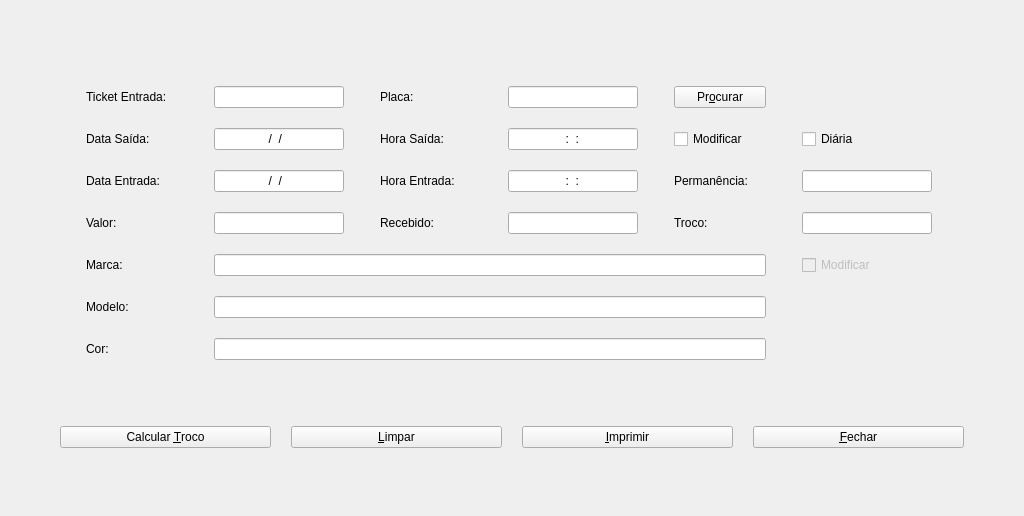
<?xml version="1.0" encoding="UTF-8"?>
<ui version="4.0">
 <class>Pagto</class>
 <widget class="QWidget" name="Pagto">
  <property name="geometry">
   <rect>
    <x>0</x>
    <y>0</y>
    <width>1024</width>
    <height>516</height>
   </rect>
  </property>
  <property name="maximumSize">
   <size>
    <width>1024</width>
    <height>674</height>
   </size>
  </property>
  <property name="windowTitle">
   <string>Pagamento</string>
  </property>
  <property name="windowIcon">
   <iconset resource="../parkmanager.qrc">
    <normaloff>:/icons/paying.png</normaloff>:/icons/paying.png</iconset>
  </property>
  <layout class="QVBoxLayout" name="verticalLayout">
   <property name="spacing">
    <number>20</number>
   </property>
   <property name="margin">
    <number>40</number>
   </property>
   <item>
    <layout class="QGridLayout" name="gridLayout">
     <property name="horizontalSpacing">
      <number>10</number>
     </property>
     <property name="verticalSpacing">
      <number>20</number>
     </property>
     <property name="margin">
      <number>20</number>
     </property>
     <item row="4" column="1" colspan="4">
      <widget class="QLineEdit" name="marcaLE">
       <property name="sizePolicy">
        <sizepolicy hsizetype="Expanding" vsizetype="Fixed">
         <horstretch>0</horstretch>
         <verstretch>0</verstretch>
        </sizepolicy>
       </property>
       <property name="maxLength">
        <number>20</number>
       </property>
       <property name="readOnly">
        <bool>true</bool>
       </property>
      </widget>
     </item>
     <item row="0" column="2">
      <widget class="QLabel" name="placaLabel">
       <property name="text">
        <string>Placa:</string>
       </property>
      </widget>
     </item>
     <item row="0" column="3">
      <widget class="QLineEdit" name="placaLE">
       <property name="sizePolicy">
        <sizepolicy hsizetype="Fixed" vsizetype="Fixed">
         <horstretch>0</horstretch>
         <verstretch>0</verstretch>
        </sizepolicy>
       </property>
       <property name="minimumSize">
        <size>
         <width>130</width>
         <height>0</height>
        </size>
       </property>
       <property name="maxLength">
        <number>7</number>
       </property>
       <property name="alignment">
        <set>Qt::AlignCenter</set>
       </property>
       <property name="readOnly">
        <bool>true</bool>
       </property>
      </widget>
     </item>
     <item row="3" column="3">
      <widget class="QLineEdit" name="recebidoLE">
       <property name="maximumSize">
        <size>
         <width>130</width>
         <height>16777215</height>
        </size>
       </property>
       <property name="alignment">
        <set>Qt::AlignCenter</set>
       </property>
      </widget>
     </item>
     <item row="3" column="0">
      <widget class="QLabel" name="valorLabel">
       <property name="text">
        <string>Valor:</string>
       </property>
      </widget>
     </item>
     <item row="3" column="1">
      <widget class="QLineEdit" name="valorLE">
       <property name="minimumSize">
        <size>
         <width>130</width>
         <height>0</height>
        </size>
       </property>
       <property name="maximumSize">
        <size>
         <width>130</width>
         <height>16777215</height>
        </size>
       </property>
       <property name="focusPolicy">
        <enum>Qt::NoFocus</enum>
       </property>
       <property name="alignment">
        <set>Qt::AlignCenter</set>
       </property>
       <property name="readOnly">
        <bool>true</bool>
       </property>
      </widget>
     </item>
     <item row="2" column="0">
      <widget class="QLabel" name="dataEntradaLabel">
       <property name="text">
        <string>Data Entrada:</string>
       </property>
      </widget>
     </item>
     <item row="6" column="0">
      <widget class="QLabel" name="corLabel">
       <property name="text">
        <string>Cor:</string>
       </property>
      </widget>
     </item>
     <item row="4" column="0">
      <widget class="QLabel" name="marcaLabel">
       <property name="text">
        <string>Marca:</string>
       </property>
      </widget>
     </item>
     <item row="2" column="3">
      <widget class="QLineEdit" name="horaEntradaLE">
       <property name="sizePolicy">
        <sizepolicy hsizetype="Fixed" vsizetype="Fixed">
         <horstretch>0</horstretch>
         <verstretch>0</verstretch>
        </sizepolicy>
       </property>
       <property name="minimumSize">
        <size>
         <width>130</width>
         <height>0</height>
        </size>
       </property>
       <property name="focusPolicy">
        <enum>Qt::StrongFocus</enum>
       </property>
       <property name="inputMask">
        <string>00:00:00; </string>
       </property>
       <property name="alignment">
        <set>Qt::AlignCenter</set>
       </property>
       <property name="readOnly">
        <bool>true</bool>
       </property>
      </widget>
     </item>
     <item row="0" column="1">
      <widget class="QLineEdit" name="ticketEntradaLE">
       <property name="sizePolicy">
        <sizepolicy hsizetype="Fixed" vsizetype="Fixed">
         <horstretch>0</horstretch>
         <verstretch>0</verstretch>
        </sizepolicy>
       </property>
       <property name="minimumSize">
        <size>
         <width>130</width>
         <height>0</height>
        </size>
       </property>
       <property name="inputMask">
        <string/>
       </property>
       <property name="maxLength">
        <number>10</number>
       </property>
       <property name="alignment">
        <set>Qt::AlignCenter</set>
       </property>
      </widget>
     </item>
     <item row="3" column="2">
      <widget class="QLabel" name="valorLabel_2">
       <property name="text">
        <string>Recebido:</string>
       </property>
      </widget>
     </item>
     <item row="0" column="0">
      <widget class="QLabel" name="ticketEntradaLabel">
       <property name="maximumSize">
        <size>
         <width>92</width>
         <height>16777215</height>
        </size>
       </property>
       <property name="text">
        <string>Ticket Entrada:</string>
       </property>
      </widget>
     </item>
     <item row="3" column="4">
      <widget class="QLabel" name="Troco">
       <property name="maximumSize">
        <size>
         <width>92</width>
         <height>16777215</height>
        </size>
       </property>
       <property name="text">
        <string>Troco:</string>
       </property>
      </widget>
     </item>
     <item row="1" column="0">
      <widget class="QLabel" name="dataSaidaLabel">
       <property name="text">
        <string>Data Saída:</string>
       </property>
      </widget>
     </item>
     <item row="6" column="1" colspan="4">
      <widget class="QLineEdit" name="corLE">
       <property name="sizePolicy">
        <sizepolicy hsizetype="Minimum" vsizetype="Fixed">
         <horstretch>0</horstretch>
         <verstretch>0</verstretch>
        </sizepolicy>
       </property>
       <property name="maxLength">
        <number>10</number>
       </property>
       <property name="readOnly">
        <bool>true</bool>
       </property>
      </widget>
     </item>
     <item row="5" column="0">
      <widget class="QLabel" name="modeloLabel">
       <property name="text">
        <string>Modelo:</string>
       </property>
      </widget>
     </item>
     <item row="2" column="2">
      <widget class="QLabel" name="horaEntradaLabel">
       <property name="maximumSize">
        <size>
         <width>92</width>
         <height>16777215</height>
        </size>
       </property>
       <property name="text">
        <string>Hora Entrada:</string>
       </property>
      </widget>
     </item>
     <item row="1" column="1">
      <widget class="QLineEdit" name="dataSaidaLE">
       <property name="sizePolicy">
        <sizepolicy hsizetype="Fixed" vsizetype="Fixed">
         <horstretch>0</horstretch>
         <verstretch>0</verstretch>
        </sizepolicy>
       </property>
       <property name="minimumSize">
        <size>
         <width>130</width>
         <height>0</height>
        </size>
       </property>
       <property name="focusPolicy">
        <enum>Qt::StrongFocus</enum>
       </property>
       <property name="inputMask">
        <string>00/00/0000; </string>
       </property>
       <property name="alignment">
        <set>Qt::AlignCenter</set>
       </property>
       <property name="readOnly">
        <bool>true</bool>
       </property>
      </widget>
     </item>
     <item row="1" column="2">
      <widget class="QLabel" name="horaSaidaLabel">
       <property name="maximumSize">
        <size>
         <width>92</width>
         <height>16777215</height>
        </size>
       </property>
       <property name="text">
        <string>Hora Saída:</string>
       </property>
      </widget>
     </item>
     <item row="2" column="1">
      <widget class="QLineEdit" name="dataEntradaLE">
       <property name="sizePolicy">
        <sizepolicy hsizetype="Fixed" vsizetype="Fixed">
         <horstretch>0</horstretch>
         <verstretch>0</verstretch>
        </sizepolicy>
       </property>
       <property name="minimumSize">
        <size>
         <width>130</width>
         <height>0</height>
        </size>
       </property>
       <property name="focusPolicy">
        <enum>Qt::StrongFocus</enum>
       </property>
       <property name="inputMask">
        <string>00/00/0000; </string>
       </property>
       <property name="alignment">
        <set>Qt::AlignCenter</set>
       </property>
       <property name="readOnly">
        <bool>true</bool>
       </property>
      </widget>
     </item>
     <item row="1" column="3">
      <widget class="QLineEdit" name="horaSaidaLE">
       <property name="sizePolicy">
        <sizepolicy hsizetype="Fixed" vsizetype="Fixed">
         <horstretch>0</horstretch>
         <verstretch>0</verstretch>
        </sizepolicy>
       </property>
       <property name="minimumSize">
        <size>
         <width>130</width>
         <height>0</height>
        </size>
       </property>
       <property name="focusPolicy">
        <enum>Qt::StrongFocus</enum>
       </property>
       <property name="inputMask">
        <string>00:00:00; </string>
       </property>
       <property name="alignment">
        <set>Qt::AlignCenter</set>
       </property>
       <property name="readOnly">
        <bool>true</bool>
       </property>
      </widget>
     </item>
     <item row="3" column="5">
      <widget class="QLineEdit" name="trocoLE">
       <property name="maximumSize">
        <size>
         <width>130</width>
         <height>16777215</height>
        </size>
       </property>
       <property name="focusPolicy">
        <enum>Qt::NoFocus</enum>
       </property>
       <property name="alignment">
        <set>Qt::AlignCenter</set>
       </property>
       <property name="readOnly">
        <bool>true</bool>
       </property>
      </widget>
     </item>
     <item row="1" column="4">
      <widget class="QCheckBox" name="modificarCkB">
       <property name="maximumSize">
        <size>
         <width>92</width>
         <height>16777215</height>
        </size>
       </property>
       <property name="text">
        <string>Modificar</string>
       </property>
      </widget>
     </item>
     <item row="2" column="5">
      <widget class="QLineEdit" name="permanenciaLE">
       <property name="maximumSize">
        <size>
         <width>130</width>
         <height>16777215</height>
        </size>
       </property>
       <property name="focusPolicy">
        <enum>Qt::NoFocus</enum>
       </property>
       <property name="alignment">
        <set>Qt::AlignCenter</set>
       </property>
       <property name="readOnly">
        <bool>true</bool>
       </property>
      </widget>
     </item>
     <item row="2" column="4">
      <widget class="QLabel" name="label">
       <property name="text">
        <string>Permanência:</string>
       </property>
      </widget>
     </item>
     <item row="4" column="5">
      <widget class="QCheckBox" name="entModCkB">
       <property name="enabled">
        <bool>false</bool>
       </property>
       <property name="text">
        <string>Modificar</string>
       </property>
      </widget>
     </item>
     <item row="5" column="1" colspan="4">
      <widget class="QLineEdit" name="modeloLE">
       <property name="sizePolicy">
        <sizepolicy hsizetype="Expanding" vsizetype="Fixed">
         <horstretch>0</horstretch>
         <verstretch>0</verstretch>
        </sizepolicy>
       </property>
       <property name="maxLength">
        <number>20</number>
       </property>
       <property name="readOnly">
        <bool>true</bool>
       </property>
      </widget>
     </item>
     <item row="0" column="4">
      <widget class="QPushButton" name="procurarButton">
       <property name="text">
        <string>Pr&amp;ocurar</string>
       </property>
       <property name="icon">
        <iconset resource="../parkmanager.qrc">
         <normaloff>:/icons/find.png</normaloff>:/icons/find.png</iconset>
       </property>
       <property name="shortcut">
        <string>F4</string>
       </property>
      </widget>
     </item>
     <item row="1" column="5">
      <widget class="QCheckBox" name="diariaCkB">
       <property name="text">
        <string>Diária</string>
       </property>
      </widget>
     </item>
    </layout>
   </item>
   <item>
    <layout class="QHBoxLayout" name="horizontalLayout">
     <property name="spacing">
      <number>20</number>
     </property>
     <property name="leftMargin">
      <number>20</number>
     </property>
     <property name="topMargin">
      <number>0</number>
     </property>
     <property name="rightMargin">
      <number>20</number>
     </property>
     <property name="bottomMargin">
      <number>0</number>
     </property>
     <item>
      <widget class="QPushButton" name="calcularButton">
       <property name="text">
        <string>Calcular &amp;Troco</string>
       </property>
       <property name="icon">
        <iconset resource="../parkmanager.qrc">
         <normaloff>:/icons/calculator.svg</normaloff>:/icons/calculator.svg</iconset>
       </property>
       <property name="shortcut">
        <string>F5</string>
       </property>
      </widget>
     </item>
     <item>
      <widget class="QPushButton" name="novoButton">
       <property name="text">
        <string>&amp;Limpar</string>
       </property>
       <property name="icon">
        <iconset resource="../parkmanager.qrc">
         <normaloff>:/icons/document-new.png</normaloff>:/icons/document-new.png</iconset>
       </property>
       <property name="shortcut">
        <string>F6</string>
       </property>
      </widget>
     </item>
     <item>
      <widget class="QPushButton" name="imprimirButton">
       <property name="text">
        <string>&amp;Imprimir</string>
       </property>
       <property name="icon">
        <iconset resource="../parkmanager.qrc">
         <normaloff>:/icons/document-print.png</normaloff>:/icons/document-print.png</iconset>
       </property>
       <property name="shortcut">
        <string>Ctrl+P, F7</string>
       </property>
      </widget>
     </item>
     <item>
      <widget class="QPushButton" name="fecharButton">
       <property name="text">
        <string>&amp;Fechar</string>
       </property>
       <property name="icon">
        <iconset resource="../parkmanager.qrc">
         <normaloff>:/icons/application-exit.png</normaloff>:/icons/application-exit.png</iconset>
       </property>
       <property name="shortcut">
        <string>F8</string>
       </property>
      </widget>
     </item>
    </layout>
   </item>
  </layout>
  <zorder></zorder>
  <zorder></zorder>
 </widget>
 <tabstops>
  <tabstop>ticketEntradaLE</tabstop>
  <tabstop>placaLE</tabstop>
  <tabstop>procurarButton</tabstop>
  <tabstop>dataSaidaLE</tabstop>
  <tabstop>horaSaidaLE</tabstop>
  <tabstop>modificarCkB</tabstop>
  <tabstop>diariaCkB</tabstop>
  <tabstop>dataEntradaLE</tabstop>
  <tabstop>horaEntradaLE</tabstop>
  <tabstop>recebidoLE</tabstop>
  <tabstop>marcaLE</tabstop>
  <tabstop>modeloLE</tabstop>
  <tabstop>corLE</tabstop>
  <tabstop>entModCkB</tabstop>
  <tabstop>calcularButton</tabstop>
  <tabstop>novoButton</tabstop>
  <tabstop>imprimirButton</tabstop>
  <tabstop>fecharButton</tabstop>
 </tabstops>
 <resources>
  <include location="../parkmanager.qrc"/>
 </resources>
 <connections/>
</ui>
